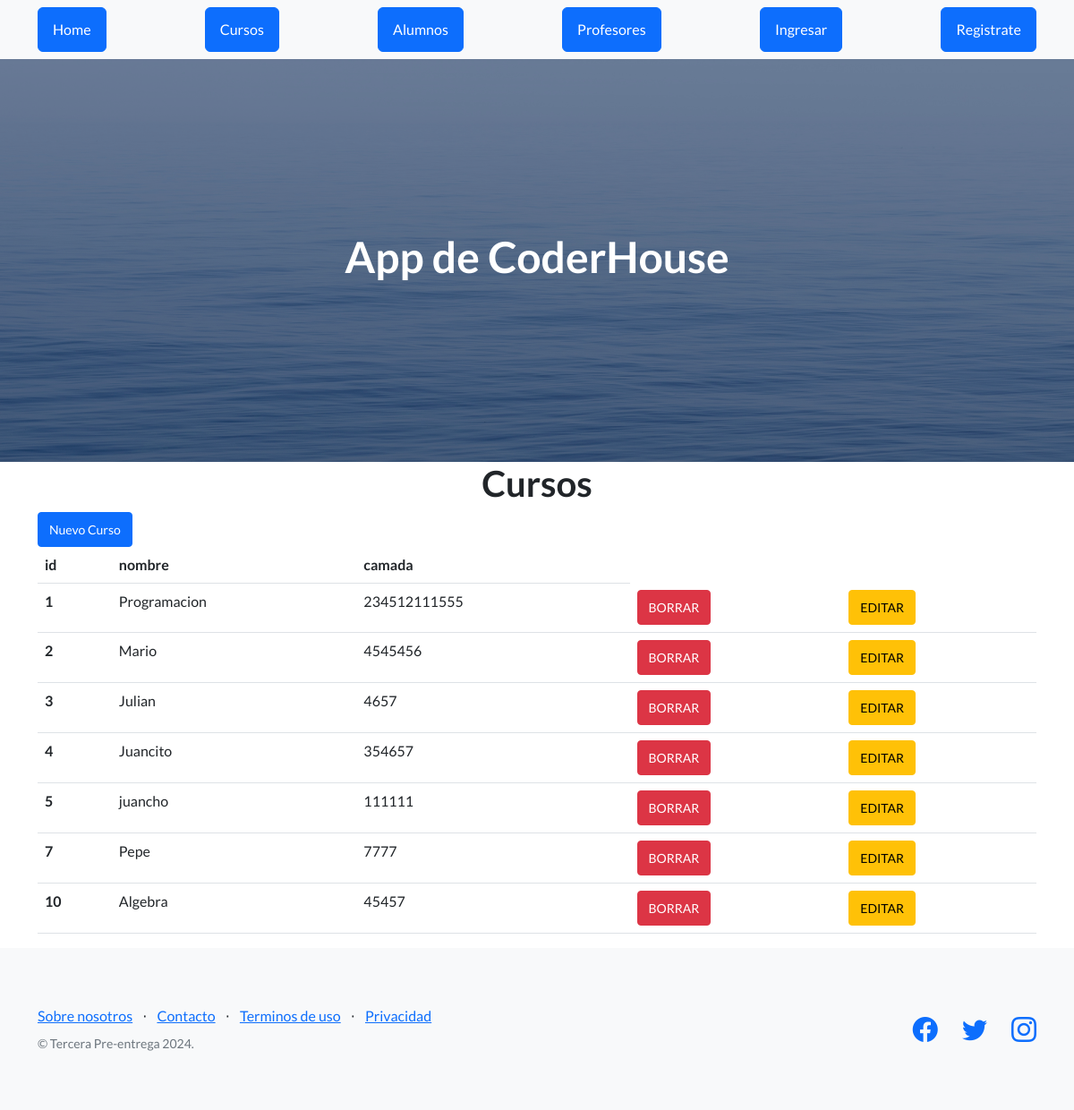
The app's page /AppCoder/ver_cursos with its own data.
### AppCoder/models.py (models this page shows, shortened)
class Curso(models.Model):
    nombre = models.CharField(max_length=40)
    camada = models.IntegerField()

### AppCoder/views.py (the view)
# urls.py: path("ver_cursos", views.ver_cursos , name="cursos"),
def ver_cursos(request):
    cursos = Curso.objects.all()
    dicc = {"cursos": cursos}
    plantilla = loader.get_template("cursos.html")
    documento = plantilla.render(dicc)
    return HttpResponse(documento)

### AppCoder/template/cursos.html
{% extends "padre.html" %}
{% load static %}
{% block contenido %}
    <main class="container">
        <h1 class="text-xl-center title"> Cursos </h1>
        <a href="alta_curso" class="btn btn-primary btn-sm">Nuevo Curso</a>
        <table class="table">
            <thead>
                <tr>
                    <th>id</th>
                    <th>nombre</th>
                    <th>camada</th>
                </tr>
            </thead>
            <tbody>
                {% for n in cursos %}
            <tr>
                <th scope="row">{{n.id}}</th>
                <td>{{n.nombre}}</td>
                <td>{{n.camada}}</td>
                <td><a href="{%url 'elimina_curso' n.id %}" class="btn btn-danger btn-sm">BORRAR</a> </td>
                <td><a href="{%url 'editar_curso' n.id %}" class="btn btn-warning btn-sm">EDITAR</a> </td>
            </tr>
                {% endfor %}
            </tbody>
        </table>
    </main>
{% endblock %}

### records on screen
Curso: id "1", nombre "Programacion", camada "234512111555"
Curso: id "2", nombre "Mario", camada "4545456"
Curso: id "3", nombre "Julian", camada "4657"
Curso: id "4", nombre "Juancito", camada "354657"
Curso: id "5", nombre "juancho", camada "111111"
Curso: id "7", nombre "Pepe", camada "7777"
Curso: id "10", nombre "Algebra", camada "45457"
